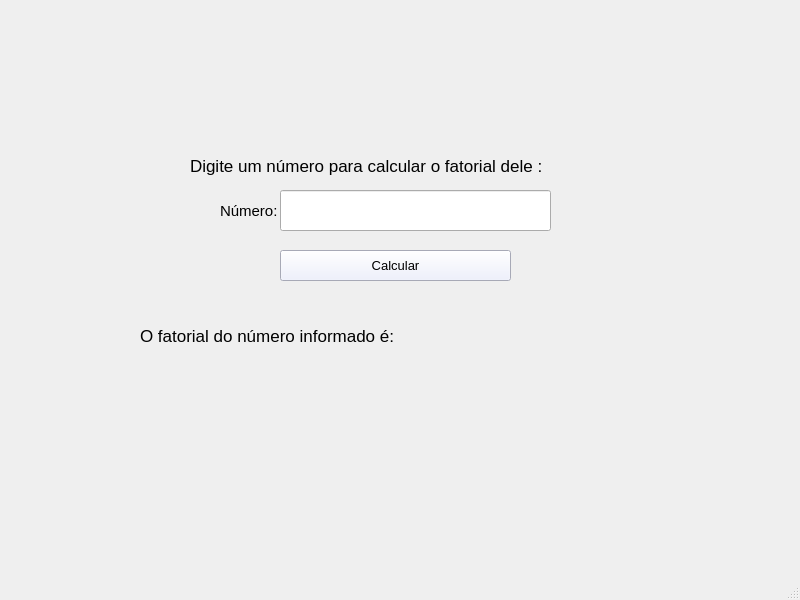
<?xml version="1.0" encoding="UTF-8"?>
<ui version="4.0">
 <class>MainWindow</class>
 <widget class="QMainWindow" name="MainWindow">
  <property name="geometry">
   <rect>
    <x>0</x>
    <y>0</y>
    <width>800</width>
    <height>600</height>
   </rect>
  </property>
  <property name="windowTitle">
   <string>MainWindow</string>
  </property>
  <widget class="QWidget" name="centralwidget">
   <widget class="QLabel" name="labelResultado">
    <property name="geometry">
     <rect>
      <x>140</x>
      <y>310</y>
      <width>421</width>
      <height>51</height>
     </rect>
    </property>
    <property name="font">
     <font>
      <family>Arial</family>
      <pointsize>13</pointsize>
     </font>
    </property>
    <property name="text">
     <string>O fatorial do número informado é: </string>
    </property>
   </widget>
   <widget class="QLabel" name="labelNum">
    <property name="geometry">
     <rect>
      <x>220</x>
      <y>190</y>
      <width>61</width>
      <height>41</height>
     </rect>
    </property>
    <property name="font">
     <font>
      <family>Arial</family>
      <pointsize>11</pointsize>
     </font>
    </property>
    <property name="text">
     <string>Número:</string>
    </property>
   </widget>
   <widget class="QLineEdit" name="lineEditNum">
    <property name="geometry">
     <rect>
      <x>280</x>
      <y>190</y>
      <width>271</width>
      <height>41</height>
     </rect>
    </property>
    <property name="font">
     <font>
      <family>Arial</family>
      <pointsize>12</pointsize>
     </font>
    </property>
   </widget>
   <widget class="QLabel" name="labelDescricao">
    <property name="geometry">
     <rect>
      <x>190</x>
      <y>150</y>
      <width>401</width>
      <height>31</height>
     </rect>
    </property>
    <property name="font">
     <font>
      <family>Arial</family>
      <pointsize>13</pointsize>
     </font>
    </property>
    <property name="text">
     <string>Digite um número para calcular o fatorial dele :</string>
    </property>
   </widget>
   <widget class="QPushButton" name="pushButtonCalcular">
    <property name="geometry">
     <rect>
      <x>280</x>
      <y>250</y>
      <width>231</width>
      <height>31</height>
     </rect>
    </property>
    <property name="font">
     <font>
      <family>Arial</family>
      <pointsize>10</pointsize>
     </font>
    </property>
    <property name="styleSheet">
     <string notr="true">background: #eaedff;</string>
    </property>
    <property name="text">
     <string>Calcular</string>
    </property>
   </widget>
  </widget>
  <widget class="QMenuBar" name="menubar">
   <property name="geometry">
    <rect>
     <x>0</x>
     <y>0</y>
     <width>800</width>
     <height>21</height>
    </rect>
   </property>
  </widget>
  <widget class="QStatusBar" name="statusbar"/>
 </widget>
 <resources/>
 <connections/>
</ui>
